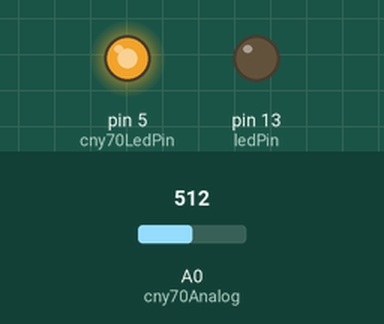
The sketch below on a simulated Arduino Uno, built with avr-gcc and run on an emulated ATmega328P. Parts: output pins drawn as LEDs (lit = HIGH). The inputs (shaded band) are chosen by the test bench; at power-on: A0 (cny70Analog) = 512. Random numbers use the default seed unless the sketch sets one; no radio packets arrive unless stated.

Above: at 0.1 s.
At 70.8 s:
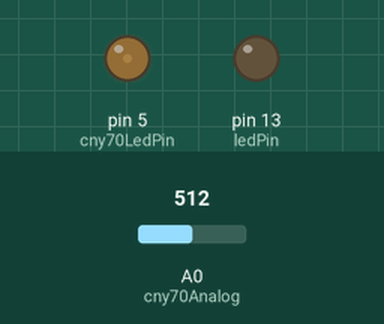
Timing chart, 0 to 105.5 s (numbered marks = the images above):
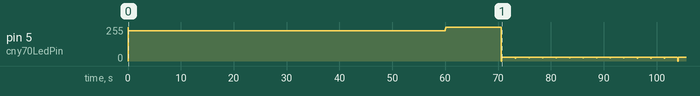

The sketch:

CNY70_v0.2.ino
```cpp
#include <RH_ASK.h>
#include <SPI.h> // Not actually used but needed to compile
#include <EEPROM.h>

struct RFSensorData
{
  int sensorID;
  float sensorValue;
};

struct DataToSave
{
  int lowThreshold;
  int highThreshold;
  float meter;
};

struct EEPROMDataObject
{
  int address;
  unsigned long lastEEPROMSaveMillis;
  DataToSave dataToSave;
};

//EEPROM storage variables
EEPROMDataObject EEPROMData;
const unsigned long minimumEEPROMSaveInterval = 900000; // save to EEPROM every 90000 milliseconds = 15 minutes
float lastSavedMeter;

//LED
const byte ledPin = 13;

//RF module
const byte rfPin = 6;

// RF TRANSMITTER (data)
RH_ASK driver = RH_ASK(1000, 11, rfPin);
unsigned long lastWirelessTransmissionMillis = 0;
unsigned long wirelessTransmissionInterval = random(9000, 11000);
boolean alternatingTransfer;

//CNY70
//1000 Ohm pull down resistor on receptor
//1000 Ohm resistor on ir emitter
const byte cny70LedPin = 5;
const byte cny70Analog = A0;

//PROGRAM VARIABLES
unsigned long lastReadingMillis;
const unsigned long readingInterval = 10;
const unsigned int slidingAverageReadings = 20;
int reading;
const unsigned long calibrationDuration = 60000; //calibrate during 60 seconds
boolean state = LOW;
int temp1;
int temp2;
const unsigned long minimumDelayBetweenPulses = 5000;
unsigned long lastPulseMillis = 0;
unsigned long previousPulseMillis = 0;
float currentUsage;
const unsigned long resetCurrentUsageAfterMillis = 300000; //resets currentUsage after 5 minutes of inactivity

void setup() {
  EEPROMData.dataToSave.lowThreshold = 275;
  EEPROMData.dataToSave.highThreshold = 325;
  pinMode(cny70LedPin, OUTPUT);
  pinMode(ledPin, OUTPUT);
  digitalWrite(ledPin, state);
  driver.init();
  //Read last saved entry in EEPROM
  EEPROMData = loadEEPROMDataObject();
  calibrate();
}

void loop() {
  performReading();
  sendWirelessData();
  resetCurrentUsage();


  if ((millis() - EEPROMData.lastEEPROMSaveMillis) > minimumEEPROMSaveInterval &&  lastSavedMeter != EEPROMData.dataToSave.meter)
  {
    EEPROMData = saveEEPROMDataObject(EEPROMData);
    lastSavedMeter = EEPROMData.dataToSave.meter;
  }
}

void performReading()
{
  //Get reading
  if ((millis() - lastReadingMillis) >= readingInterval)
  {
    lastReadingMillis = millis();
    digitalWrite(cny70LedPin, LOW);
    delay(1);
    temp1 = analogRead(cny70Analog);

    digitalWrite(cny70LedPin, HIGH);
    delay(1);
    temp2 = analogRead(cny70Analog);
    //Save some power by powering down the led
    digitalWrite(cny70LedPin, LOW);

    if (temp2 > temp1)
    {
      if ((temp2 - temp1) > reading)
      {
        reading += ((temp2 - temp1) - reading) / slidingAverageReadings;
      }

      if ((temp2 - temp1) < reading)
      {
        reading -= (reading - (temp2 - temp1)) / slidingAverageReadings;
      }
    }
  }


  //Change state if the reading is lower than the low threshold and the current state is  high
  if (reading < EEPROMData.dataToSave.lowThreshold && state && (millis() - lastPulseMillis) > minimumDelayBetweenPulses)
  {
    state = false;
    digitalWrite(ledPin, state);
  }

  //If the reading is higher than the high threshold and the current state is low
  if (reading > EEPROMData.dataToSave.highThreshold && !state && (millis() - lastPulseMillis) > minimumDelayBetweenPulses)
  {

    EEPROMData.dataToSave.meter += 0.01f;
    state = true;
    digitalWrite(ledPin, state);
    //Calculate usage per minute 60 seconds * 1000 millis * 10 literperpulse / elapsed millis = litre of gas per minute
    float elapsedMillis = millis() - lastPulseMillis;
    currentUsage = (600000.0f) / elapsedMillis;
    //Set lastPulseMillis
    previousPulseMillis = lastPulseMillis;
    lastPulseMillis = millis();
  }
}

void resetCurrentUsage()
{
  if ((millis() - lastPulseMillis) > resetCurrentUsageAfterMillis || millis() - lastPulseMillis > ((lastPulseMillis - previousPulseMillis)*2))
  {
    currentUsage = 0.0f;
  }
}


void calibrate()
{
  int lowestReading = 0;
  int highestReading = 0;
  unsigned long startCalibrationMillis = millis();
  unsigned long newLowThreshold = 0;
  unsigned long newHighThreshold = 0;


  //Set startpoint for reading
  digitalWrite(cny70LedPin, LOW);
  delay(1);
  temp1 = analogRead(cny70Analog);

  digitalWrite(cny70LedPin, HIGH);
  delay(1);
  temp2 = analogRead(cny70Analog);

  reading = temp2 - temp1;
  lowestReading = reading;
  highestReading = reading;


  //Test of one minute
  while ((millis() - startCalibrationMillis) < calibrationDuration)
  {
    if ((millis() - lastReadingMillis) >= readingInterval)
    {
      lastReadingMillis = millis();
      digitalWrite(cny70LedPin, LOW);
      delay(1);
      temp1 = analogRead(cny70Analog);

      digitalWrite(cny70LedPin, HIGH);
      delay(1);
      temp2 = analogRead(cny70Analog);

      if (temp2 > temp1)
      {
        if ((temp2 - temp1) > reading)
        {
          reading += (temp2 - temp1) / slidingAverageReadings;
        }

        if ((temp2 - temp1) < reading)
        {
          reading -= (temp2 - temp1) / slidingAverageReadings;
        }
      }
      if (reading > highestReading)
      {
        highestReading = reading;
      }

      if (reading < lowestReading)
      {
        lowestReading = reading;
      }
    }
  }

  newLowThreshold = lowestReading + ((highestReading - lowestReading) * 50 / 100);
  newHighThreshold = highestReading - ((highestReading - lowestReading) * 25 / 100);

  if (newHighThreshold - newLowThreshold > 100)
  {
    digitalWrite(cny70LedPin, LOW);
    EEPROMData.dataToSave.lowThreshold = newLowThreshold;
    EEPROMData.dataToSave.highThreshold = newHighThreshold;
    for (int i = 0 ; i < EEPROM.length() ; i++)
    {
      EEPROM.write(i, 0);
    }
    EEPROMData = saveEEPROMDataObject(EEPROMData);
  }
  else
  {
    digitalWrite(cny70LedPin, HIGH);
  }

  for(int i = 0; i < 5; i++)
  {
    sendSensorValue(19, EEPROMData.dataToSave.lowThreshold);
    delay(1000);
    sendSensorValue(20, EEPROMData.dataToSave.highThreshold);
    delay(1000);
  }

}
```

EEPROMFunctions.ino
```cpp
struct EEPROMDataObject loadEEPROMDataObject()
{
  int currentAddress = 0;
  EEPROMDataObject mostRecent;
  mostRecent.address = 0;
  mostRecent.dataToSave.meter = 0;
  mostRecent.dataToSave.lowThreshold = 0;
  mostRecent.dataToSave.highThreshold = 0;
  mostRecent.lastEEPROMSaveMillis = 0;
  DataToSave pulledFromEEPROM;

  do
  {
    EEPROM.get(currentAddress, pulledFromEEPROM);

    if (pulledFromEEPROM.meter >= mostRecent.dataToSave.meter)
    {
      mostRecent.dataToSave.meter = pulledFromEEPROM.meter;
      mostRecent.dataToSave.lowThreshold = pulledFromEEPROM.lowThreshold;
      mostRecent.dataToSave.highThreshold = pulledFromEEPROM.highThreshold;
      mostRecent.address = currentAddress;
    }

    currentAddress = getNextAdress(currentAddress, sizeof(mostRecent.dataToSave));

  } while (currentAddress != 0);

  return mostRecent;
}

struct EEPROMDataObject saveEEPROMDataObject(struct EEPROMDataObject a)
{
  EEPROM.put(a.address, a.dataToSave);
  a.address = getNextAdress(a.address, sizeof(a.dataToSave));
  a.lastEEPROMSaveMillis = millis();
  sendSensorValue(19, a.address);
  return a;
}

int getNextAdress(int lastAddress, int EEPROMObjectSize)
{
  int nextAddress = lastAddress + EEPROMObjectSize;
  if (nextAddress+EEPROMObjectSize > EEPROM.length())
  {
    nextAddress = 0;
  }
  return nextAddress;
}
```

Wireless_Functions.ino
```cpp
void sendWirelessData()
{
  if ((millis() - lastWirelessTransmissionMillis) > wirelessTransmissionInterval)
  {
    if (alternatingTransfer)
    {
      sendSensorValue(17, EEPROMData.dataToSave.meter);
    } else {
      sendSensorValue(18, currentUsage);
    }

    alternatingTransfer = !alternatingTransfer;
    wirelessTransmissionInterval = random(4500, 55000);
    lastWirelessTransmissionMillis = millis();
  }
}

void sendSensorValue(int sensorID, float sensorValue)
{
  RFSensorData RFdata =
  {
    sensorID,
    sensorValue
  };
  driver.send((byte*)&RFdata, sizeof(RFdata));
  driver.waitPacketSent();
}
```
